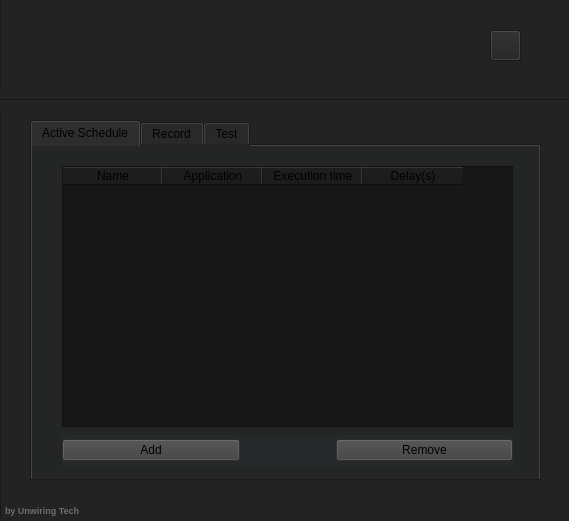
<?xml version="1.0" encoding="UTF-8"?>
<ui version="4.0">
 <class>Main</class>
 <widget class="QMainWindow" name="Main">
  <property name="enabled">
   <bool>true</bool>
  </property>
  <property name="geometry">
   <rect>
    <x>0</x>
    <y>0</y>
    <width>569</width>
    <height>521</height>
   </rect>
  </property>
  <property name="minimumSize">
   <size>
    <width>569</width>
    <height>521</height>
   </size>
  </property>
  <property name="maximumSize">
   <size>
    <width>569</width>
    <height>521</height>
   </size>
  </property>
  <property name="windowTitle">
   <string>RestRobo</string>
  </property>
  <property name="windowIcon">
   <iconset resource="sources/ui/base.qrc">
    <normaloff>:/header/only logo without name.png</normaloff>:/header/only logo without name.png</iconset>
  </property>
  <property name="autoFillBackground">
   <bool>true</bool>
  </property>
  <property name="documentMode">
   <bool>false</bool>
  </property>
  <property name="tabShape">
   <enum>QTabWidget::Rounded</enum>
  </property>
  <property name="dockOptions">
   <set>QMainWindow::AllowTabbedDocks|QMainWindow::AnimatedDocks</set>
  </property>
  <widget class="QWidget" name="centralwidget">
   <widget class="QFrame" name="frame">
    <property name="geometry">
     <rect>
      <x>0</x>
      <y>-20</y>
      <width>601</width>
      <height>571</height>
     </rect>
    </property>
    <property name="styleSheet">
     <string notr="true">background-color: rgb(35, 35, 35);</string>
    </property>
    <property name="frameShape">
     <enum>QFrame::StyledPanel</enum>
    </property>
    <property name="frameShadow">
     <enum>QFrame::Raised</enum>
    </property>
    <widget class="QLabel" name="resttobologo">
     <property name="geometry">
      <rect>
       <x>220</x>
       <y>10</y>
       <width>131</width>
       <height>111</height>
      </rect>
     </property>
     <property name="styleSheet">
      <string notr="true">image: url(:/header/second transparent bg.png);
background-color: rgba(35, 35, 35, 0);</string>
     </property>
     <property name="text">
      <string/>
     </property>
    </widget>
    <widget class="QPushButton" name="settings">
     <property name="geometry">
      <rect>
       <x>490</x>
       <y>50</y>
       <width>31</width>
       <height>31</height>
      </rect>
     </property>
     <property name="autoFillBackground">
      <bool>false</bool>
     </property>
     <property name="styleSheet">
      <string notr="true">
border-image: url(:/header/settings.png);
</string>
     </property>
     <property name="text">
      <string/>
     </property>
     <property name="autoDefault">
      <bool>false</bool>
     </property>
    </widget>
    <widget class="QTextEdit" name="textEdit">
     <property name="geometry">
      <rect>
       <x>0</x>
       <y>520</y>
       <width>191</width>
       <height>31</height>
      </rect>
     </property>
     <property name="styleSheet">
      <string notr="true">background-color: rgba(0, 0, 0, 0);
color: rgb(110, 110, 110);

</string>
     </property>
     <property name="html">
      <string>&lt;!DOCTYPE HTML PUBLIC &quot;-//W3C//DTD HTML 4.0//EN&quot; &quot;http://www.w3.org/TR/REC-html40/strict.dtd&quot;&gt;
&lt;html&gt;&lt;head&gt;&lt;meta name=&quot;qrichtext&quot; content=&quot;1&quot; /&gt;&lt;meta charset=&quot;utf-8&quot; /&gt;&lt;style type=&quot;text/css&quot;&gt;
p, li { white-space: pre-wrap; }
hr { height: 1px; border-width: 0; }
li.unchecked::marker { content: &quot;\2610&quot;; }
li.checked::marker { content: &quot;\2612&quot;; }
&lt;/style&gt;&lt;/head&gt;&lt;body style=&quot; font-family:'Ubuntu'; font-size:11pt; font-weight:400; font-style:normal;&quot;&gt;
&lt;p style=&quot; margin-top:0px; margin-bottom:0px; margin-left:0px; margin-right:0px; -qt-block-indent:0; text-indent:0px;&quot;&gt;&lt;span style=&quot; font-size:7pt; font-weight:700;&quot;&gt;by Unwiring Tech&lt;/span&gt;&lt;/p&gt;&lt;/body&gt;&lt;/html&gt;</string>
     </property>
    </widget>
    <widget class="Line" name="line">
     <property name="geometry">
      <rect>
       <x>-10</x>
       <y>110</y>
       <width>591</width>
       <height>21</height>
      </rect>
     </property>
     <property name="orientation">
      <enum>Qt::Horizontal</enum>
     </property>
    </widget>
    <widget class="QTabWidget" name="tabWidget">
     <property name="geometry">
      <rect>
       <x>30</x>
       <y>140</y>
       <width>511</width>
       <height>361</height>
      </rect>
     </property>
     <property name="statusTip">
      <string/>
     </property>
     <property name="styleSheet">
      <string notr="true"/>
     </property>
     <property name="tabPosition">
      <enum>QTabWidget::North</enum>
     </property>
     <property name="tabShape">
      <enum>QTabWidget::Rounded</enum>
     </property>
     <property name="currentIndex">
      <number>0</number>
     </property>
     <property name="iconSize">
      <size>
       <width>12</width>
       <height>12</height>
      </size>
     </property>
     <property name="elideMode">
      <enum>Qt::ElideMiddle</enum>
     </property>
     <property name="usesScrollButtons">
      <bool>true</bool>
     </property>
     <property name="documentMode">
      <bool>false</bool>
     </property>
     <property name="tabsClosable">
      <bool>false</bool>
     </property>
     <property name="movable">
      <bool>false</bool>
     </property>
     <property name="tabBarAutoHide">
      <bool>false</bool>
     </property>
     <widget class="QWidget" name="schedtab">
      <property name="styleSheet">
       <string notr="true">
background-color: rgba(64, 156, 159, 7);</string>
      </property>
      <attribute name="icon">
       <iconset resource="sources/ui/base.qrc">
        <normaloff>:/header/clock_icon-icons.com_54407.png</normaloff>:/header/clock_icon-icons.com_54407.png</iconset>
      </attribute>
      <attribute name="title">
       <string>Active Schedule</string>
      </attribute>
      <widget class="QTableWidget" name="tableWidget">
       <property name="geometry">
        <rect>
         <x>30</x>
         <y>20</y>
         <width>451</width>
         <height>261</height>
        </rect>
       </property>
       <property name="styleSheet">
        <string notr="true">background-color: rgb(23, 23, 23);</string>
       </property>
       <column>
        <property name="text">
         <string>Name</string>
        </property>
       </column>
       <column>
        <property name="text">
         <string>Application</string>
        </property>
       </column>
       <column>
        <property name="text">
         <string>Execution time</string>
        </property>
       </column>
       <column>
        <property name="text">
         <string>Delay(s)</string>
        </property>
       </column>
      </widget>
      <widget class="QWidget" name="horizontalLayoutWidget">
       <property name="geometry">
        <rect>
         <x>30</x>
         <y>289</y>
         <width>451</width>
         <height>31</height>
        </rect>
       </property>
       <layout class="QHBoxLayout" name="horizontalLayout">
        <item>
         <widget class="QPushButton" name="pushButton_2">
          <property name="styleSheet">
           <string notr="true">background-color: rgb(62, 62, 62);
border-color: rgb(49, 45, 45);</string>
          </property>
          <property name="text">
           <string>Add</string>
          </property>
          <property name="icon">
           <iconset resource="sources/ui/base.qrc">
            <normaloff>:/header/file-add_114479.png</normaloff>:/header/file-add_114479.png</iconset>
          </property>
         </widget>
        </item>
        <item>
         <spacer name="horizontalSpacer">
          <property name="orientation">
           <enum>Qt::Horizontal</enum>
          </property>
          <property name="sizeType">
           <enum>QSizePolicy::Fixed</enum>
          </property>
          <property name="sizeHint" stdset="0">
           <size>
            <width>90</width>
            <height>20</height>
           </size>
          </property>
         </spacer>
        </item>
        <item>
         <widget class="QPushButton" name="pushButton_3">
          <property name="styleSheet">
           <string notr="true">background-color: rgb(62, 62, 62);
border-color: rgb(49, 45, 45);</string>
          </property>
          <property name="text">
           <string>Remove</string>
          </property>
          <property name="icon">
           <iconset resource="sources/ui/base.qrc">
            <normaloff>:/header/file-delete_114438.png</normaloff>:/header/file-delete_114438.png</iconset>
          </property>
         </widget>
        </item>
       </layout>
      </widget>
     </widget>
     <widget class="QWidget" name="rectab">
      <property name="styleSheet">
       <string notr="true">
background-color: rgba(71, 71, 53, 25);</string>
      </property>
      <attribute name="icon">
       <iconset resource="sources/ui/base.qrc">
        <normaloff>:/header/trafficlight-red_40428.png</normaloff>:/header/trafficlight-red_40428.png</iconset>
      </attribute>
      <attribute name="title">
       <string>Record</string>
      </attribute>
      <widget class="QWidget" name="formLayoutWidget">
       <property name="geometry">
        <rect>
         <x>10</x>
         <y>100</y>
         <width>331</width>
         <height>211</height>
        </rect>
       </property>
       <layout class="QFormLayout" name="formLayout">
        <item row="0" column="0">
         <widget class="QLabel" name="name">
          <property name="styleSheet">
           <string notr="true">background-color: rgba(191, 64, 64, 0);
font: 12pt &quot;Ubuntu&quot;;</string>
          </property>
          <property name="text">
           <string>Name</string>
          </property>
         </widget>
        </item>
        <item row="1" column="0">
         <widget class="QLabel" name="description">
          <property name="styleSheet">
           <string notr="true">font: 12pt &quot;Ubuntu&quot;;
background-color: rgba(191, 64, 64, 0);</string>
          </property>
          <property name="text">
           <string>Description</string>
          </property>
         </widget>
        </item>
        <item row="2" column="0">
         <widget class="QLabel" name="executable">
          <property name="styleSheet">
           <string notr="true">font: 12pt &quot;Ubuntu&quot;;
background-color: rgba(191, 64, 64, 0);</string>
          </property>
          <property name="text">
           <string>Executable</string>
          </property>
         </widget>
        </item>
        <item row="0" column="1">
         <widget class="QLineEdit" name="iname">
          <property name="styleSheet">
           <string notr="true"/>
          </property>
          <property name="text">
           <string/>
          </property>
         </widget>
        </item>
        <item row="1" column="1">
         <widget class="QTextEdit" name="idescription"/>
        </item>
        <item row="2" column="1">
         <widget class="QLineEdit" name="iexecutable"/>
        </item>
        <item row="3" column="1">
         <widget class="QPushButton" name="browse">
          <property name="styleSheet">
           <string notr="true">background-color: rgb(62, 62, 62);
border-color: rgb(49, 45, 45);</string>
          </property>
          <property name="text">
           <string>Browse</string>
          </property>
          <property name="icon">
           <iconset resource="sources/ui/base.qrc">
            <normaloff>:/header/lupa2.png</normaloff>
            <normalon>:/header/lupa.png</normalon>:/header/lupa2.png</iconset>
          </property>
         </widget>
        </item>
       </layout>
      </widget>
      <widget class="QPushButton" name="pushButton">
       <property name="geometry">
        <rect>
         <x>350</x>
         <y>220</y>
         <width>131</width>
         <height>91</height>
        </rect>
       </property>
       <property name="font">
        <font>
         <family>Ubuntu</family>
         <pointsize>18</pointsize>
         <italic>false</italic>
         <bold>true</bold>
        </font>
       </property>
       <property name="contextMenuPolicy">
        <enum>Qt::DefaultContextMenu</enum>
       </property>
       <property name="styleSheet">
        <string notr="true">background-color: rgb(36, 139, 33);
font: 700 18pt &quot;Ubuntu&quot;;</string>
       </property>
       <property name="text">
        <string>Save</string>
       </property>
       <property name="icon">
        <iconset resource="sources/ui/base.qrc">
         <normaloff>:/header/save2.png</normaloff>:/header/save2.png</iconset>
       </property>
       <property name="iconSize">
        <size>
         <width>40</width>
         <height>40</height>
        </size>
       </property>
       <property name="flat">
        <bool>false</bool>
       </property>
      </widget>
      <widget class="QTextBrowser" name="textBrowser_2">
       <property name="geometry">
        <rect>
         <x>20</x>
         <y>10</y>
         <width>311</width>
         <height>81</height>
        </rect>
       </property>
       <property name="styleSheet">
        <string notr="true">background-color: rgba(0, 0, 0, 0);
color: rgb(110, 110, 110);

</string>
       </property>
       <property name="html">
        <string>&lt;!DOCTYPE HTML PUBLIC &quot;-//W3C//DTD HTML 4.0//EN&quot; &quot;http://www.w3.org/TR/REC-html40/strict.dtd&quot;&gt;
&lt;html&gt;&lt;head&gt;&lt;meta name=&quot;qrichtext&quot; content=&quot;1&quot; /&gt;&lt;meta charset=&quot;utf-8&quot; /&gt;&lt;style type=&quot;text/css&quot;&gt;
p, li { white-space: pre-wrap; }
hr { height: 1px; border-width: 0; }
li.unchecked::marker { content: &quot;\2610&quot;; }
li.checked::marker { content: &quot;\2612&quot;; }
&lt;/style&gt;&lt;/head&gt;&lt;body style=&quot; font-family:'Ubuntu'; font-size:11pt; font-weight:400; font-style:normal;&quot;&gt;
&lt;p style=&quot; margin-top:0px; margin-bottom:0px; margin-left:0px; margin-right:0px; -qt-block-indent:0; text-indent:0px;&quot;&gt;&lt;span style=&quot; font-size:9pt; font-weight:700;&quot;&gt;Steps&lt;/span&gt;&lt;/p&gt;
&lt;p style=&quot; margin-top:0px; margin-bottom:0px; margin-left:0px; margin-right:0px; -qt-block-indent:0; text-indent:0px;&quot;&gt;&lt;span style=&quot; font-size:8pt;&quot;&gt;-&lt;/span&gt;&lt;/p&gt;
&lt;p style=&quot; margin-top:0px; margin-bottom:0px; margin-left:0px; margin-right:0px; -qt-block-indent:0; text-indent:0px;&quot;&gt;&lt;span style=&quot; font-size:8pt;&quot;&gt;-&lt;/span&gt;&lt;/p&gt;
&lt;p style=&quot; margin-top:0px; margin-bottom:0px; margin-left:0px; margin-right:0px; -qt-block-indent:0; text-indent:0px;&quot;&gt;&lt;span style=&quot; font-size:8pt;&quot;&gt;-&lt;/span&gt;&lt;/p&gt;&lt;/body&gt;&lt;/html&gt;</string>
       </property>
      </widget>
      <widget class="Line" name="line_2">
       <property name="geometry">
        <rect>
         <x>340</x>
         <y>20</y>
         <width>1</width>
         <height>61</height>
        </rect>
       </property>
       <property name="styleSheet">
        <string notr="true">background-color: rgba(13, 11, 11, 20);
</string>
       </property>
       <property name="orientation">
        <enum>Qt::Vertical</enum>
       </property>
      </widget>
      <widget class="QTextBrowser" name="textBrowser_3">
       <property name="geometry">
        <rect>
         <x>350</x>
         <y>10</y>
         <width>131</width>
         <height>191</height>
        </rect>
       </property>
       <property name="styleSheet">
        <string notr="true">background-color: rgba(0, 0, 0, 0);
color: rgb(110, 110, 110);

</string>
       </property>
       <property name="html">
        <string>&lt;!DOCTYPE HTML PUBLIC &quot;-//W3C//DTD HTML 4.0//EN&quot; &quot;http://www.w3.org/TR/REC-html40/strict.dtd&quot;&gt;
&lt;html&gt;&lt;head&gt;&lt;meta name=&quot;qrichtext&quot; content=&quot;1&quot; /&gt;&lt;meta charset=&quot;utf-8&quot; /&gt;&lt;style type=&quot;text/css&quot;&gt;
p, li { white-space: pre-wrap; }
hr { height: 1px; border-width: 0; }
li.unchecked::marker { content: &quot;\2610&quot;; }
li.checked::marker { content: &quot;\2612&quot;; }
&lt;/style&gt;&lt;/head&gt;&lt;body style=&quot; font-family:'Ubuntu'; font-size:11pt; font-weight:400; font-style:normal;&quot;&gt;
&lt;p style=&quot; margin-top:0px; margin-bottom:0px; margin-left:0px; margin-right:0px; -qt-block-indent:0; text-indent:0px;&quot;&gt;&lt;span style=&quot; font-size:9pt; font-weight:700;&quot;&gt;Recommendations&lt;/span&gt;&lt;/p&gt;
&lt;p style=&quot; margin-top:0px; margin-bottom:0px; margin-left:0px; margin-right:0px; -qt-block-indent:0; text-indent:0px;&quot;&gt;&lt;span style=&quot; font-size:8pt;&quot;&gt;-&lt;/span&gt;&lt;/p&gt;
&lt;p style=&quot; margin-top:0px; margin-bottom:0px; margin-left:0px; margin-right:0px; -qt-block-indent:0; text-indent:0px;&quot;&gt;&lt;span style=&quot; font-size:8pt;&quot;&gt;-&lt;/span&gt;&lt;/p&gt;
&lt;p style=&quot; margin-top:0px; margin-bottom:0px; margin-left:0px; margin-right:0px; -qt-block-indent:0; text-indent:0px;&quot;&gt;&lt;span style=&quot; font-size:8pt;&quot;&gt;-&lt;/span&gt;&lt;/p&gt;&lt;/body&gt;&lt;/html&gt;</string>
       </property>
      </widget>
     </widget>
     <widget class="QWidget" name="testab">
      <attribute name="icon">
       <iconset resource="sources/ui/base.qrc">
        <normaloff>:/header/play.png</normaloff>:/header/play.png</iconset>
      </attribute>
      <attribute name="title">
       <string>Test</string>
      </attribute>
      <widget class="QWidget" name="formLayoutWidget_2">
       <property name="geometry">
        <rect>
         <x>20</x>
         <y>30</y>
         <width>321</width>
         <height>281</height>
        </rect>
       </property>
       <layout class="QFormLayout" name="formLayout_2">
        <item row="1" column="0">
         <widget class="QLabel" name="name_2">
          <property name="styleSheet">
           <string notr="true">font: 12pt &quot;Ubuntu&quot;;</string>
          </property>
          <property name="text">
           <string>Name</string>
          </property>
         </widget>
        </item>
        <item row="1" column="1">
         <widget class="QLineEdit" name="lineEdit"/>
        </item>
        <item row="3" column="0">
         <widget class="QLabel" name="description_2">
          <property name="styleSheet">
           <string notr="true">font: 12pt &quot;Ubuntu&quot;;</string>
          </property>
          <property name="text">
           <string>Description</string>
          </property>
         </widget>
        </item>
        <item row="4" column="0">
         <widget class="QLabel" name="app">
          <property name="styleSheet">
           <string notr="true">font: 12pt &quot;Ubuntu&quot;;</string>
          </property>
          <property name="text">
           <string>Application</string>
          </property>
         </widget>
        </item>
        <item row="2" column="1">
         <widget class="QPushButton" name="browse_2">
          <property name="styleSheet">
           <string notr="true">background-color: rgb(62, 62, 62);
border-color: rgb(49, 45, 45);</string>
          </property>
          <property name="text">
           <string>Browse</string>
          </property>
          <property name="icon">
           <iconset resource="sources/ui/base.qrc">
            <normaloff>:/header/lupa2.png</normaloff>:/header/lupa2.png</iconset>
          </property>
         </widget>
        </item>
        <item row="3" column="1">
         <widget class="QTextBrowser" name="textBrowser"/>
        </item>
        <item row="4" column="1">
         <widget class="QTextBrowser" name="textBrowser_4"/>
        </item>
       </layout>
      </widget>
      <widget class="QPushButton" name="play">
       <property name="geometry">
        <rect>
         <x>350</x>
         <y>220</y>
         <width>131</width>
         <height>91</height>
        </rect>
       </property>
       <property name="styleSheet">
        <string notr="true">background-color: rgb(201, 29, 29);
font: 700 18pt &quot;Ubuntu&quot;;
border-color: rgba(191, 64, 64, 0);</string>
       </property>
       <property name="text">
        <string>Play</string>
       </property>
       <property name="icon">
        <iconset resource="sources/ui/base.qrc">
         <normaloff>:/header/play_box_icon_138278.png</normaloff>:/header/play_box_icon_138278.png</iconset>
       </property>
       <property name="iconSize">
        <size>
         <width>40</width>
         <height>40</height>
        </size>
       </property>
      </widget>
      <widget class="QSlider" name="delaybar">
       <property name="geometry">
        <rect>
         <x>360</x>
         <y>190</y>
         <width>101</width>
         <height>16</height>
        </rect>
       </property>
       <property name="maximum">
        <number>20</number>
       </property>
       <property name="orientation">
        <enum>Qt::Horizontal</enum>
       </property>
      </widget>
      <widget class="QLabel" name="seconds">
       <property name="geometry">
        <rect>
         <x>380</x>
         <y>170</y>
         <width>67</width>
         <height>17</height>
        </rect>
       </property>
       <property name="text">
        <string/>
       </property>
      </widget>
      <widget class="QLabel" name="label">
       <property name="geometry">
        <rect>
         <x>360</x>
         <y>140</y>
         <width>111</width>
         <height>20</height>
        </rect>
       </property>
       <property name="styleSheet">
        <string notr="true">color: rgb(110, 110, 110);</string>
       </property>
       <property name="text">
        <string>delay by action</string>
       </property>
      </widget>
     </widget>
    </widget>
    <zorder>settings</zorder>
    <zorder>line</zorder>
    <zorder>textEdit</zorder>
    <zorder>resttobologo</zorder>
    <zorder>tabWidget</zorder>
   </widget>
  </widget>
 </widget>
 <resources>
  <include location="sources/ui/base.qrc"/>
 </resources>
 <connections/>
</ui>
